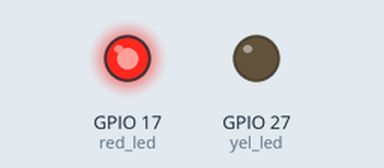
Recording of a program running on a simulated Raspberry Pi (BCM pin numbers). On the bench: output pins drawn as LEDs (lit = HIGH).

Above: at 0.5 s.
At 1.5 s:
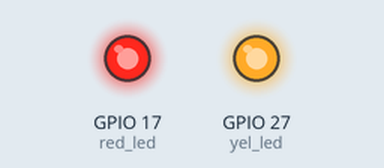
At 5.5 s:
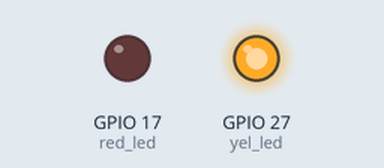
Timing chart, 0 to 6.9 s (numbered marks = the images above):
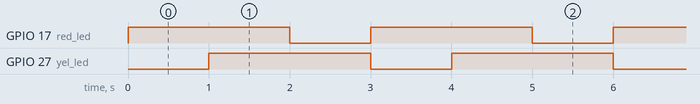

The program:

traffic.py
```python
from gpiozero import LED
from time import sleep

red_led = LED(17)
yel_led = LED(27)

while True:
    red_led.on()
    sleep(1)
    yel_led.on()
    sleep(1)
    red_led.off()
    sleep(1)
    yel_led.off()
```

Measured:
- by itself, GPIO 17 (red_led), GPIO 27 (yel_led): alternates HIGH for 2.0 s and LOW for 1.0 s
- by itself, everything shown: repeats every 3.0 s, in 3 steps
